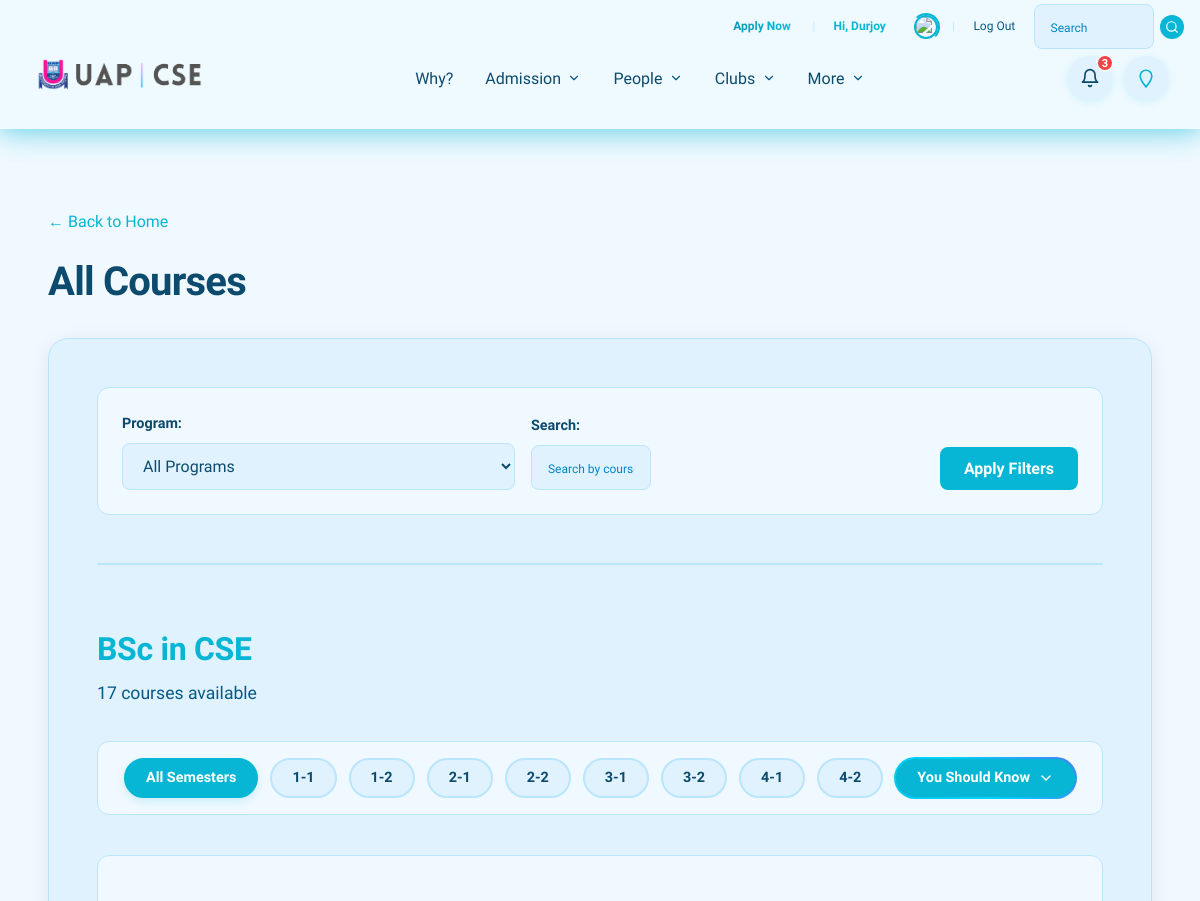
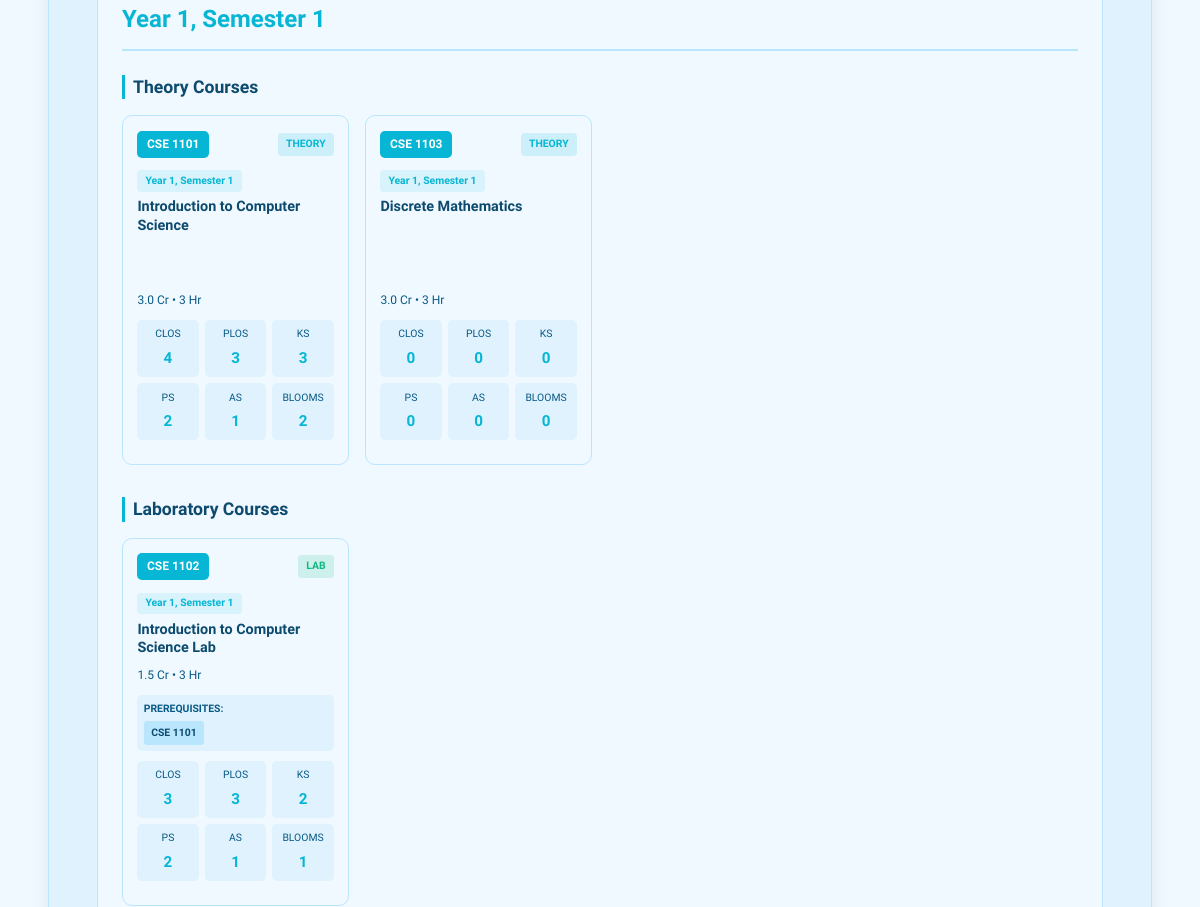
/academics/courses/ (signed in, upper part), run on an earlier commit of the app's database (2 pictures, top to bottom).
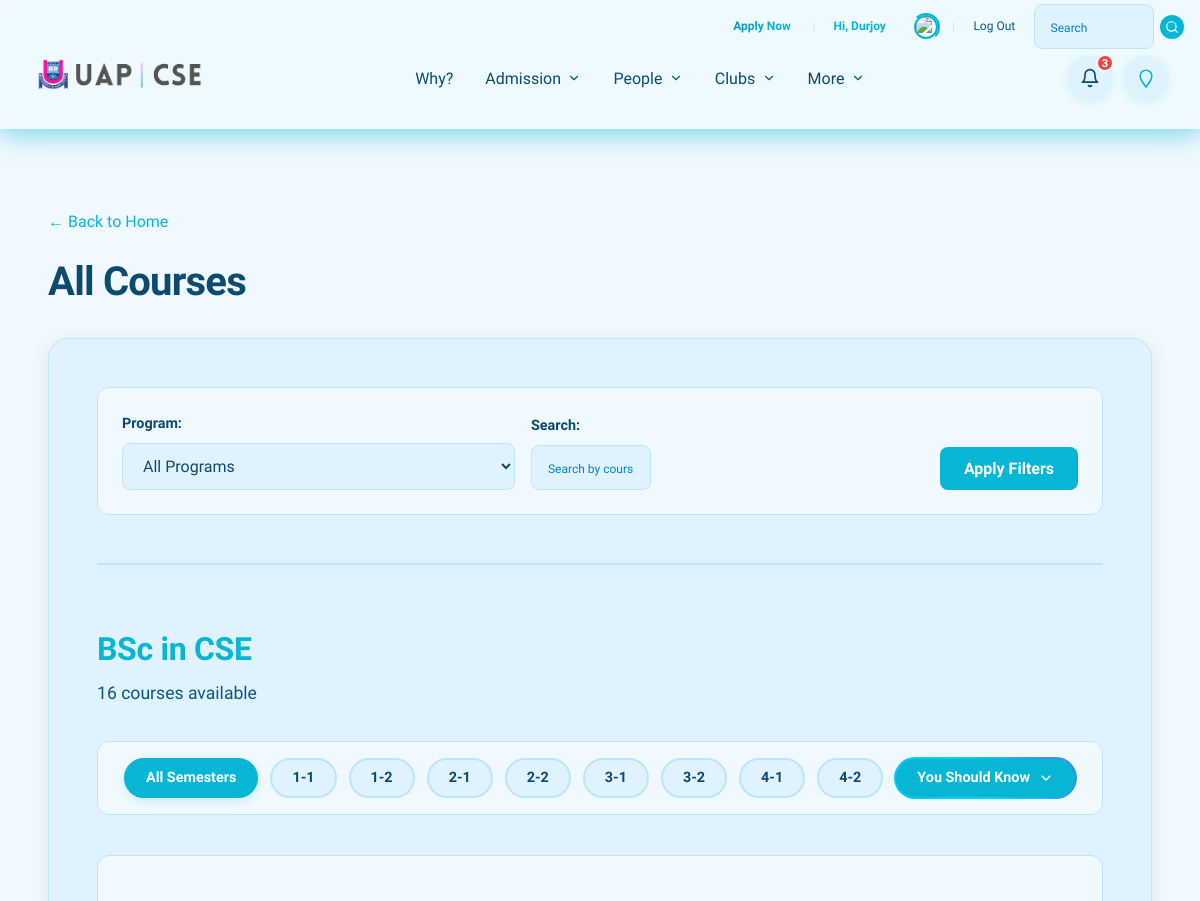
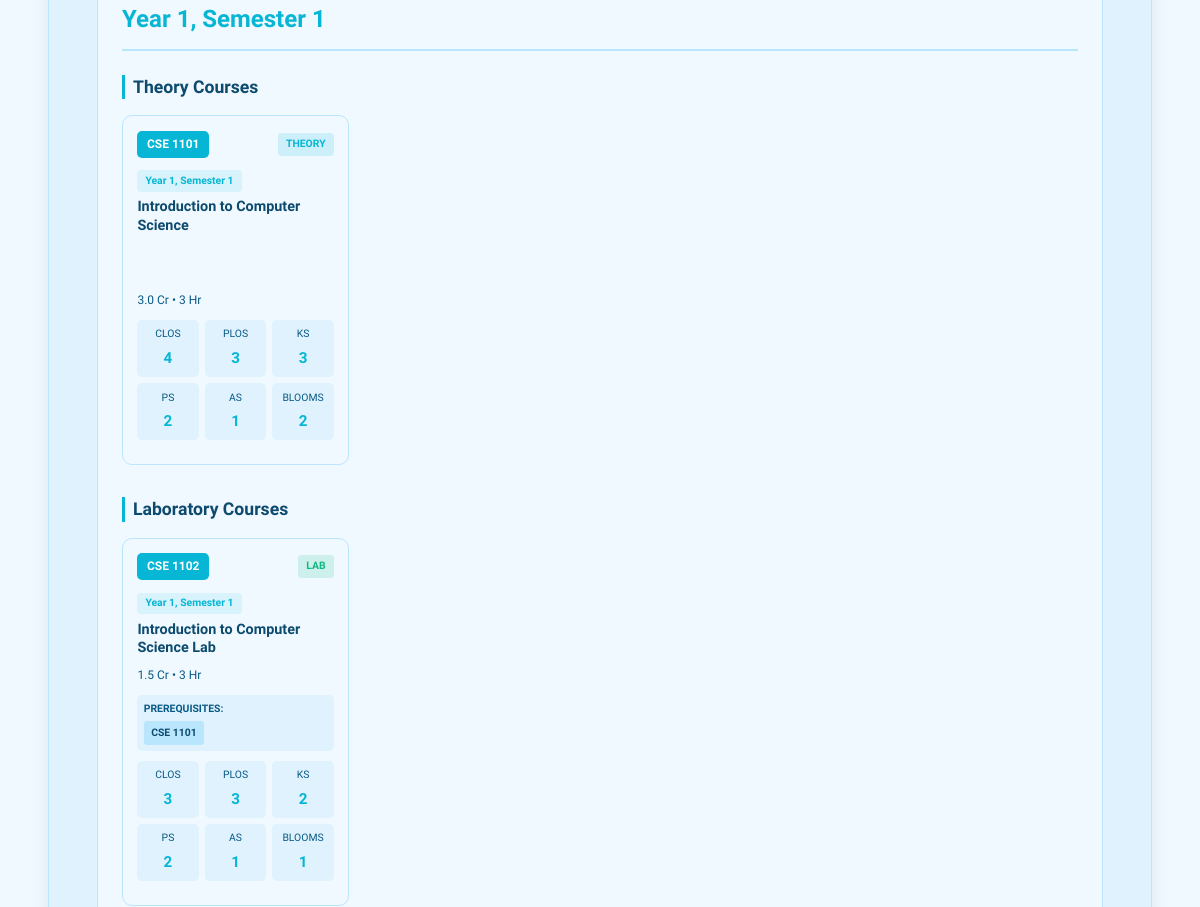
And on a later commit of the database (2 pictures, top to bottom).
### academics/models.py (models this page shows, shortened)
class Program(models.Model):
    name = models.CharField(max_length=100, unique=True, verbose_name="Degree Program Name")
    class Meta:
        verbose_name = 'Program'
        verbose_name_plural = 'Programs'
        ordering = ['name']

class Course(models.Model):
    program = models.ForeignKey(Program, on_delete=models.CASCADE, related_name='courses')
    course_code = models.CharField(max_length=20, unique=True, help_text="e.g., CSE 2101")
    title = models.CharField(max_length=255)
    credit_hours = models.DecimalField(max_digits=3, decimal_places=1, verbose_name="Credit Hours (Cr Hr)")
    contact_hours = models.PositiveSmallIntegerField(verbose_name="Contact Hours")
    course_type = models.CharField(
        max_length=2,
        choices=COURSE_TYPE_CHOICES,
        default='TH',
        verbose_name="Course Type",
        help_text="Designates if the course is Theory (TH) or Lab (LB)."
    )
    year_semester = models.CharField(
        max_length=3,
        choices=YEAR_SEMESTER_CHOICES,
        default='1-1',
        verbose_name="Year-Semester",
        help_text="The academic year and semester when this course is offered (e.g., 1-1, 2-2)."
    )
    prerequisites = models.ManyToManyField(
        'self',
        symmetrical=False,
        blank=True,
        related_name='required_for',
        verbose_name="Prerequisite Courses",
        help_text="Select courses that must be completed before taking this course."
    )
    course_outline_pdf = models.FileField(
        upload_to='course_outlines/',
        null=True,
        blank=True,
        verbose_name="Course Outline PDF",
        help_text="Upload the official PDF document containing the course outline/syllabus."
    )
    class Meta:
        verbose_name = 'Course'
        verbose_name_plural = 'Courses'
        ordering = ['program', 'year_semester', 'course_code']

### academics/views.py (the view)
# urls.py: path('courses/', views.courses_list, name='courses_list'),
def courses_list(request):
    programs = Program.objects.all().order_by('name')
    courses_queryset = Course.objects.select_related('program')\
        .prefetch_related('outcomes__program_outcome', 'prerequisites')\
        .order_by('program', 'year_semester', 'course_code')
    program_id = request.GET.get('program')
    selected_program = None
    if program_id:
        try:
            selected_program = Program.objects.get(pk=program_id)
            courses_queryset = courses_queryset.filter(program=selected_program)
        except Program.DoesNotExist:
            selected_program = None
    search_query = request.GET.get('search', '')
    if search_query:
        courses_queryset = courses_queryset.filter(
            Q(course_code__icontains=search_query) |
            Q(title__icontains=search_query)
        )
    courses_list = []
    for course in courses_queryset:
        outcomes = course.outcomes.all()
        unique_pos = set(outcome.program_outcome.code for outcome in outcomes if outcome.program_outcome)
        unique_ks = set(outcome.knowledge_profile for outcome in outcomes if outcome.knowledge_profile)
        unique_ps = set(outcome.problem_attribute for outcome in outcomes if outcome.problem_attribute)
        unique_as = set(outcome.activity_attribute for outcome in outcomes if outcome.activity_attribute)
        unique_blooms = set(outcome.blooms_level for outcome in outcomes if outcome.blooms_level)
        course.stats = {
            'co_count': len(outcomes),
            'po_count': len(unique_pos),
            'k_count': len(unique_ks),
            'p_count': len(unique_ps),
            'a_count': len(unique_as),
            'blooms_count': len(unique_blooms),
        }
        courses_list.append(course)
    programs_with_courses = []
    for program in programs:
        program_courses = [c for c in courses_list if c.program == program]
        if program_courses or not selected_program:  # Show program if it has courses or if no filter is applied
            lifetime_stats = {
                'program_outcomes': {},  # PO1-PO12: {credits, marks}
                'blooms': {},  # K1-K6: {credits, marks}
                'knowledge': {},  # K1-K8: {credits, marks}
                'problem': {},  # P1-P7: {credits, marks}
                'activity': {},  # A1-A5: {credits, marks}
            }
            for course in program_courses:
                outcomes = course.outcomes.all()
                course_credit = float(course.credit_hours)
                for outcome in outcomes:
                    if outcome.program_outcome and outcome.program_outcome.code:
                        po_code = outcome.program_outcome.code
                        if po_code not in lifetime_stats['program_outcomes']:
                            lifetime_stats['program_outcomes'][po_code] = {'credits': 0, 'marks': 0}
                        lifetime_stats['program_outcomes'][po_code]['credits'] += course_credit
                        lifetime_stats['program_outcomes'][po_code]['marks'] += outcome.total_assessment_marks
                    if outcome.blooms_level:
                        bloom = outcome.blooms_level
                        if bloom not in lifetime_stats['blooms']:
                            lifetime_stats['blooms'][bloom] = {'credits': 0, 'marks': 0}
                        lifetime_stats['blooms'][bloom]['credits'] += course_credit
                        lifetime_stats['blooms'][bloom]['marks'] += outcome.total_assessment_marks
                    if outcome.knowledge_profile:
                        kp = outcome.knowledge_profile
                        if kp not in lifetime_stats['knowledge']:
                            lifetime_stats['knowledge'][kp] = {'credits': 0, 'marks': 0}
                        lifetime_stats['knowledge'][kp]['credits'] += course_credit
                        lifetime_stats['knowledge'][kp]['marks'] += outcome.total_assessment_marks
                    if outcome.problem_attribute:
                        pa = outcome.problem_attribute
                        if pa not in lifetime_stats['problem']:
                            lifetime_stats['problem'][pa] = {'credits': 0, 'marks': 0}
                        lifetime_stats['problem'][pa]['credits'] += course_credit
                        lifetime_stats['problem'][pa]['marks'] += outcome.total_assessment_marks
                    if outcome.activity_attribute:
                        aa = outcome.activity_attribute
                        if aa not in lifetime_stats['activity']:
                            lifetime_stats['activity'][aa] = {'credits': 0, 'marks': 0}
                        lifetime_stats['activity'][aa]['credits'] += course_credit
                        lifetime_stats['activity'][aa]['marks'] += outcome.total_assessment_marks
            lifetime_stats['totals'] = {
                'program_outcomes': sum(data['marks'] for data in lifetime_stats['program_outcomes'].values()),
                'blooms': sum(data['marks'] for data in lifetime_stats['blooms'].values()),
                'knowledge': sum(data['marks'] for data in lifetime_stats['knowledge'].values()),
                'problem': sum(data['marks'] for data in lifetime_stats['problem'].values()),
                'activity': sum(data['marks'] for data in lifetime_stats['activity'].values()),
            }
            import re
            program_outcomes_list = list(ProgramOutcome.objects.filter(program=program))
            program_outcomes_list = sorted(
                program_outcomes_list,
                key=lambda po: int(re.search(r'\d+', po.code).group()) if re.search(r'\d+', po.code) else 0
            )
            programs_with_courses.append({
                'program': program,
                'courses': program_courses,
                'lifetime_stats': lifetime_stats,
                'program_outcomes': program_outcomes_list,
            })
    context = {
        'programs': programs,
        'programs_with_courses': programs_with_courses,
        'selected_program': selected_program,
        'search_query': search_query,
    }
    return render(request, 'academics/courses_list.html', context)

### templates/academics/courses_list.html (shortened to what the changed rows need)
{% extends 'base.html' %}
{% load static %}
{% load academics_filters %}
{% load course_extras %}
{% block content %}
<div class="container">
    <section class="courses-list-page">
        <div class="courses-header">
            <h1 class="courses-title">All Courses</h1>
        </div>
        <div class="courses-content">
            {% if programs_with_courses %}
                {% for program_data in programs_with_courses %}
                    {% if program_data.courses %}
                    <div class="program-section" data-program="{{ program_data.program.id }}">
                        <h2 class="program-title">{{ program_data.program.name }}</h2>
                        <p class="program-subtitle">{{ program_data.courses|length }} course{{ program_data.courses|length|pluralize }} available</p>
                        <div class="semester-filter-pills" data-program="{{ program_data.program.id }}">
                            <button class="semester-pill active" data-semester="all">All Semesters</button>
                            <button class="semester-pill" data-semester="1-1">1-1</button>
                            <button class="semester-pill" data-semester="1-2">1-2</button>
                            <button class="semester-pill" data-semester="2-1">2-1</button>
                            <button class="semester-pill" data-semester="2-2">2-2</button>
                            <button class="semester-pill" data-semester="3-1">3-1</button>
                            <button class="semester-pill" data-semester="3-2">3-2</button>
                            <button class="semester-pill" data-semester="4-1">4-1</button>
                            <button class="semester-pill" data-semester="4-2">4-2</button>
                            <button class="you-should-know-btn-pill" id="youShouldKnowBtn-{{ program_data.program.id }}" type="button">
                                <span>You Should Know</span>
                                <svg class="toggle-icon" xmlns="http://www.w3.org/2000/svg" width="16" height="16" viewBox="0 0 24 24" fill="none" stroke="currentColor" stroke-width="2" stroke-linecap="round" stroke-linejoin="round">
                                    <polyline points="6 9 12 15 18 9"></polyline>
                                </svg>
                            </button>
                        </div>
                        {% regroup program_data.courses by year_semester as courses_by_semester %}
                        {% for semester_group in courses_by_semester %}
                        <div class="course-semester-group" data-semester="{{ semester_group.grouper }}">
                            <h3 class="course-semester-title">
                                {{ semester_group.list.0.get_year_semester_display }}
                            </h3>
                            {% with sorted_courses=semester_group.list|sort_by_type %}
                            {% regroup sorted_courses by course_type as courses_by_type %}
                            {% for course_type_group in courses_by_type %}
                            <div class="course-type-subgroup">
                                <h4 class="course-type-subtitle">
                                    {% if course_type_group.grouper == 'TH' %}
                                        Theory Courses
                                    {% else %}
                                        Laboratory Courses
                                    {% endif %}
                                </h4>
                                <div class="courses-grid">
                                    {% for course in course_type_group.list %}
                                    <a href="{% url 'academics:course_detail' course.pk %}" class="course-tile-link">
                                        <div class="course-tile">
                                            <div class="course-tile-header">
                                                <span class="course-code-badge">{{ course.course_code }}</span>
                                                <span class="course-type-badge {% if course.course_type == 'TH' %}theory{% else %}lab{% endif %}">
                                                    {{ course.get_course_type_display }}
                                                </span>
                                            </div>
                                            <div class="course-year-semester">
                                                <span class="year-semester-badge">
                                                    {{ course.get_year_semester_display }}
                                                </span>
                                            </div>
                                            <h4 class="course-tile-title">{{ course.title }}</h4>
                                            <div class="course-tile-hours">
                                                <span>{{ course.credit_hours }} Cr</span>
                                                <span>•</span>
                                                <span>{{ course.contact_hours }} Hr</span>
                                            </div>
                                            {% if course.prerequisites.all %}
                                            <div class="course-prerequisites">
                                                <span class="prereq-label">Prerequisites:</span>
                                                <div class="prereq-codes">
                                                    {% for prereq in course.prerequisites.all %}
                                                    <span class="prereq-code">{{ prereq.course_code }}</span>
                                                    {% endfor %}
                                                </div>
                                            </div>
                                            {% endif %}
                                            {% if course.stats %}
                                            <div class="course-tile-stats">
                                                <div class="stat-item"><span class="stat-label">CLOs</span><span class="stat-value">{{ course.stats.co_count }}</span></div>
                                                <div class="stat-item"><span class="stat-label">PLOs</span><span class="stat-value">{{ course.stats.po_count }}</span></div>
                                                <div class="stat-item"><span class="stat-label">Ks</span><span class="stat-value">{{ course.stats.k_count }}</span></div>
                                                <div class="stat-item"><span class="stat-label">Ps</span><span class="stat-value">{{ course.stats.p_count }}</span></div>
                                                <div class="stat-item"><span class="stat-label">As</span><span class="stat-value">{{ course.stats.a_count }}</span></div>
                                                <div class="stat-item"><span class="stat-label">Blooms</span><span class="stat-value">{{ course.stats.blooms_count }}</span></div>
                                            </div>
                                            {% else %}
                                            <div class="course-tile-stats">
                                                <span class="no-outcomes">No outcomes defined</span>
                                            </div>
                                            {% endif %}
                                        </div>
                                    </a>
                                    {% endfor %}
                                </div>
                            </div>
                            {% endfor %}
                            {% endwith %}
                        </div>
                        {% endfor %}
                    </div>
                    {% endif %}
                {% endfor %}
            {% else %}
                <div class="no-courses-message">
                    <p>No courses found{% if search_query %} matching "{{ search_query }}"{% endif %}.</p>
                </div>
            {% endif %}
        </div>
    </section>
</div>
{% endblock %}

What changed in the data, as far as the page shows it:
removed Course: course_code "CSE 1103", course_type "THEORY", year_semester "Year 1, Semester 1", title "Discrete Mathematics", credit_hours "3.0", contact_hours "3", stats.co_count "0", stats.po_count "0", stats.k_count "0", stats.p_count "0", stats.a_count "0", stats.blooms_count "0"
computed for Program "BSc in CSE": courses|length "17" → "16"
